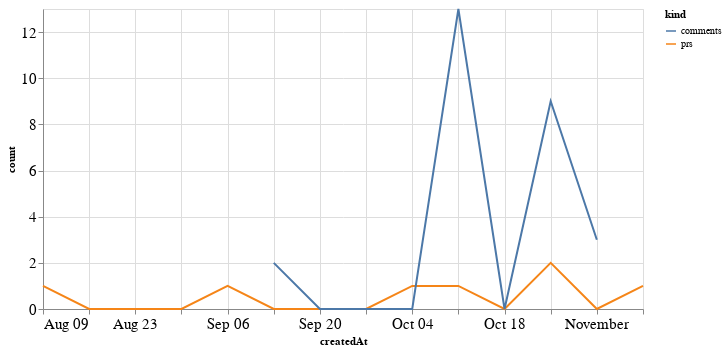

Notebook source saved alongside this figure:
### Code cell
alt.Chart(total_time, width=600).mark_line().encode(
    x='createdAt',
    y='count',
    color='kind'
)

### Figure 1 — Vega-Lite specification as saved in the notebook (floating-point values rounded to 4 significant figures)
{"config": {"axisLeft": {"labelFontSize": 15}, "axisBottom": {"labelFontSize": 15}}, "data": {"name": "data-88c8e4e3a768d90cb444535a40d81afe"}, "mark": "line", "encoding": {"color": {"type": "nominal", "field": "kind"}, "x": {"type": "temporal", "field": "createdAt"}, "y": {"type": "quantitative", "field": "count"}}, "width": 600, "$schema": "https://vega.github.io/schema/vega-lite/v4.8.1.json", "datasets": {"data-88c8e4e3a768d90cb444535a40d81afe": [{"createdAt": "2020-08-09T00:00:00", "kind": "prs", "count": 1.0}, {"createdAt": "2020-08-16T00:00:00", "kind": "prs", "count": 0.0}, {"createdAt": "2020-08-23T00:00:00", "kind": "prs", "count": 0.0}, {"createdAt": "2020-08-30T00:00:00", "kind": "prs", "count": 0.0}, {"createdAt": "2020-09-06T00:00:00", "kind": "prs", "count": 1.0}, {"createdAt": "2020-09-13T00:00:00", "kind": "prs", "count": 0.0}, {"createdAt": "2020-09-20T00:00:00", "kind": "prs", "count": 0.0}, {"createdAt": "2020-09-27T00:00:00", "kind": "prs", "count": 0.0}, {"createdAt": "2020-10-04T00:00:00", "kind": "prs", "count": 1.0}, {"createdAt": "2020-10-11T00:00:00", "kind": "prs", "count": 1.0}, {"createdAt": "2020-10-18T00:00:00", "kind": "prs", "count": 0.0}, {"createdAt": "2020-10-25T00:00:00", "kind": "prs", "count": 2.0}, {"createdAt": "2020-11-01T00:00:00", "kind": "prs", "count": 0.0}, {"createdAt": "2020-11-08T00:00:00", "kind": "prs", "count": 1.0}, {"createdAt": "2020-08-09T00:00:00", "kind": "comments", "count": null}, {"createdAt": "2020-08-16T00:00:00", "kind": "comments", "count": null}, {"createdAt": "2020-08-23T00:00:00", "kind": "comments", "count": null}, {"createdAt": "2020-08-30T00:00:00", "kind": "comments", "count": null}, {"createdAt": "2020-09-06T00:00:00", "kind": "comments", "count": null}, {"createdAt": "2020-09-13T00:00:00", "kind": "comments", "count": 2.0}, {"createdAt": "2020-09-20T00:00:00", "kind": "comments", "count": 0.0}, {"createdAt": "2020-09-27T00:00:00", "kind": "comments", "count": 0.0}, {"createdAt": "2020-10-04T00:00:00", "kind": "comments", "count": 0.0}, {"createdAt": "2020-10-11T00:00:00", "kind": "comments", "count": 13.0}, {"createdAt": "2020-10-18T00:00:00", "kind": "comments", "count": 0.0}, {"createdAt": "2020-10-25T00:00:00", "kind": "comments", "count": 9.0}, {"createdAt": "2020-11-01T00:00:00", "kind": "comments", "count": 3.0}, {"createdAt": "2020-11-08T00:00:00", "kind": "comments", "count": null}]}}
